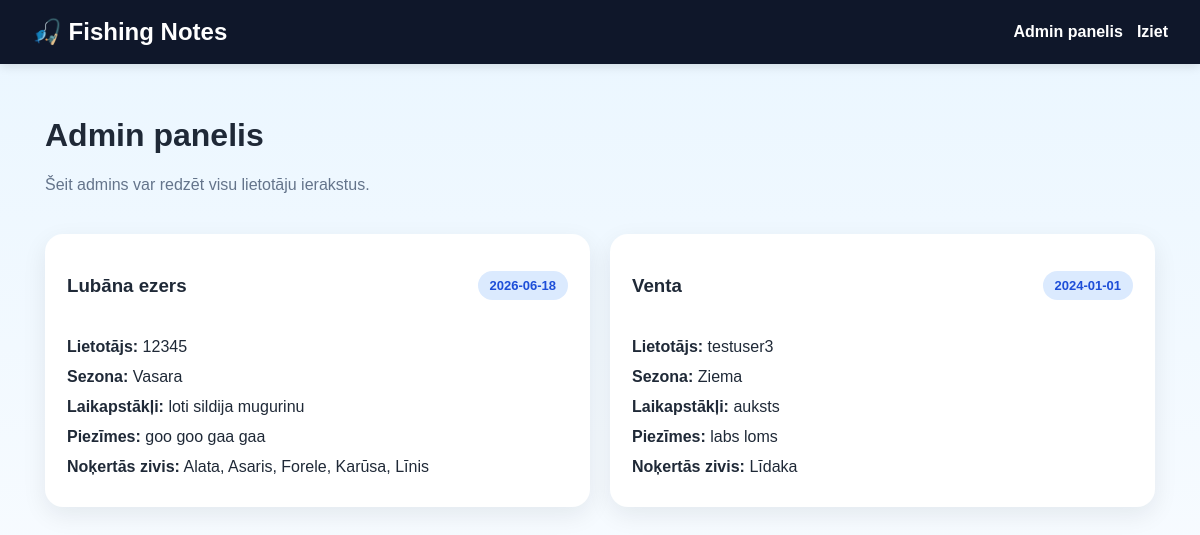
The app's page /admin (signed in), older data.
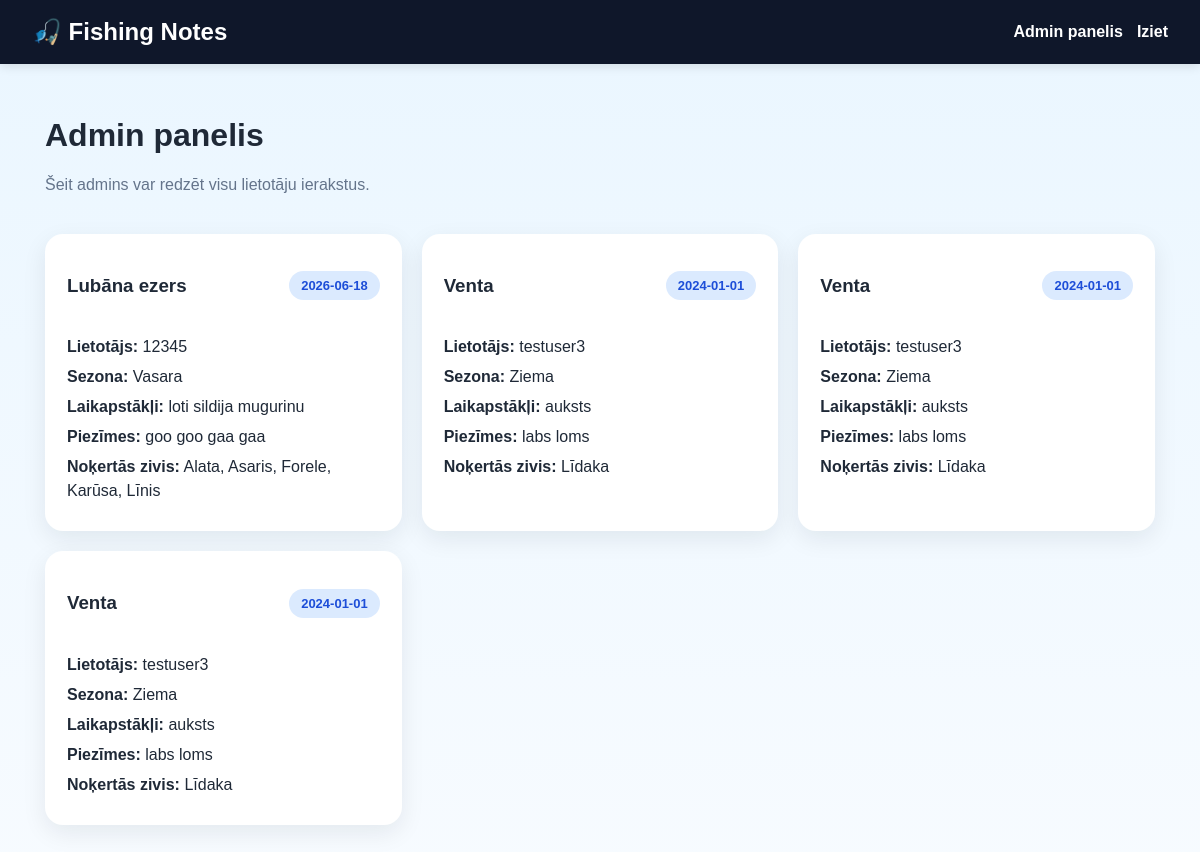
The same page, newer data.
### tables this page shows
CREATE TABLE notes (
        id INTEGER PRIMARY KEY AUTOINCREMENT,
        location TEXT NOT NULL,
        date TEXT NOT NULL,
        season TEXT NOT NULL,
        weather TEXT NOT NULL,
        notes TEXT,
        user_id INTEGER NOT NULL,
        FOREIGN KEY (user_id) REFERENCES users(id)
    );

CREATE TABLE users (
        id INTEGER PRIMARY KEY AUTOINCREMENT,
        username TEXT UNIQUE NOT NULL,
        password TEXT NOT NULL
    , role TEXT NOT NULL DEFAULT 'user');

### app.py (the view)
@app.route("/admin")
def admin_panel():
    if "user_id" not in session or not is_admin():
        return redirect(url_for("login"))
    conn = get_db_connection()
    rows = conn.execute("""
        SELECT notes.id, notes.location, notes.date, notes.season, notes.weather, notes.notes,
               users.username
        FROM notes
        JOIN users ON notes.user_id = users.id
        ORDER BY notes.date DESC, notes.id DESC
    """).fetchall()
    all_notes = []
    for row in rows:
        fish_rows = conn.execute("""
            SELECT fish.name
            FROM fish
            JOIN note_fish ON fish.id = note_fish.fish_id
            WHERE note_fish.note_id = ?
        """, (row["id"],)).fetchall()
        fish_names = [f["name"] for f in fish_rows]
        all_notes.append({
            "id": row["id"],
            "username": row["username"],
            "location": row["location"],
            "date": row["date"],
            "season": row["season"],
            "weather": row["weather"],
            "notes": row["notes"],
            "fish": fish_names
        })
    conn.close()
    return render_template("admin.html", notes=all_notes)

### app.py (called while the page is built)
def get_db_connection():
    conn = sqlite3.connect("fishing.db")  # pieslēgums DB
    conn.row_factory = sqlite3.Row  # kolonnas pēc nosaukuma
    return conn

def is_admin():
    return session.get("role") == "admin"

### templates/admin.html (shortened to what this page needs)
{% extends "base.html" %}
{% block content %}
<div class="hero">
    <div>
        <h1>Admin panelis</h1>
        <p class="muted">Šeit admins var redzēt visu lietotāju ierakstus.</p>
    </div>
</div>
<div class="notes-grid">
    {% for note in notes %}
    <div class="card note-card">
        <div class="note-top">
            <h3>{{ note.location }}</h3>
            <span class="badge">{{ note.date }}</span>
        </div>
        <div class="meta-list">
            <p><strong>Lietotājs:</strong> {{ note.username }}</p>
            <p><strong>Sezona:</strong> {{ note.season }}</p>
            <p><strong>Laikapstākļi:</strong> {{ note.weather }}</p>
            <p><strong>Piezīmes:</strong> {{ note.notes if note.notes else "Nav pievienotas." }}</p>
            <p>
                <strong>Noķertās zivis:</strong>
                {% if note.fish %}
                    {{ note.fish | join(", ") }}
                {% else %}
                    Nav izvēlētas
                {% endif %}
            </p>
        </div>
    </div>
    {% else %}
    <div class="card empty-card">
        <h3>Nav neviena ieraksta</h3>
    </div>
    {% endfor %}
</div>
{% endblock %}

### templates/base.html (shortened to what this page needs)
<!DOCTYPE html>
<html lang="lv">
<head>
    <link rel="stylesheet" href="{{ url_for('static', filename='style.css') }}">
</head>
<body>
    <header class="topbar">
        <div class="brand">🎣 Fishing Notes</div>
        {% if session.get("username") %}
        <nav class="nav">
            {% if session.get("role") == "admin" %}
                <a href="{{ url_for('admin_panel') }}">Admin panelis</a>
            {% else %}
                <a href="{{ url_for('dashboard') }}">Sākums</a>
                <a href="{{ url_for('add_note') }}">Pievienot ierakstu</a>
            {% endif %}
            <a href="{{ url_for('logout') }}">Iziet</a>
        </nav>
        {% endif %}
    </header>
    <main class="page">
        {% block content %}{% endblock %}
    </main>
</body>
</html>

### style.css (style rules this page uses)
* { box-sizing: border-box; }
body { margin: 0; font-family: Arial, sans-serif; background: linear-gradient(180deg, #eaf6ff 0%, #f7fbff 100%); color: #1f2937; }
.topbar { display: flex; justify-content: space-between; align-items: center; padding: 18px 32px; background: #0f172a; color: white; box-shadow: 0 2px 10px rgba(0, 0, 0, 0.12); }
.brand { font-size: 24px; font-weight: bold; }
.nav { display: flex; gap: 14px; }
.nav a { color: white; text-decoration: none; font-weight: 600; }
.page { max-width: 1150px; margin: 0 auto; padding: 32px 20px 60px; }
.hero { display: flex; justify-content: space-between; align-items: center; margin-bottom: 24px; gap: 20px; }
.card { background: white; border-radius: 18px; padding: 22px; box-shadow: 0 8px 24px rgba(15, 23, 42, 0.08); }
.muted { color: #64748b; }
.notes-grid { display: grid; grid-template-columns: repeat(auto-fit, minmax(290px, 1fr)); gap: 20px; }
.note-card { display: flex; flex-direction: column; gap: 14px; }
.note-top { display: flex; justify-content: space-between; align-items: center; gap: 12px; }
.meta-list p { margin: 6px 0; line-height: 1.5; }
.badge { display: inline-block; background: #dbeafe; color: #1d4ed8; padding: 7px 12px; border-radius: 999px; font-size: 13px; font-weight: 700; }

Row changes from the older to the newer data that the page shows:
added notes: location "Venta", date "2024-01-01", username "testuser3", season "Ziema", weather "auksts", notes "labs loms", fish "Līdaka"
added notes: location "Venta", date "2024-01-01", username "testuser3", season "Ziema", weather "auksts", notes "labs loms", fish "Līdaka"
